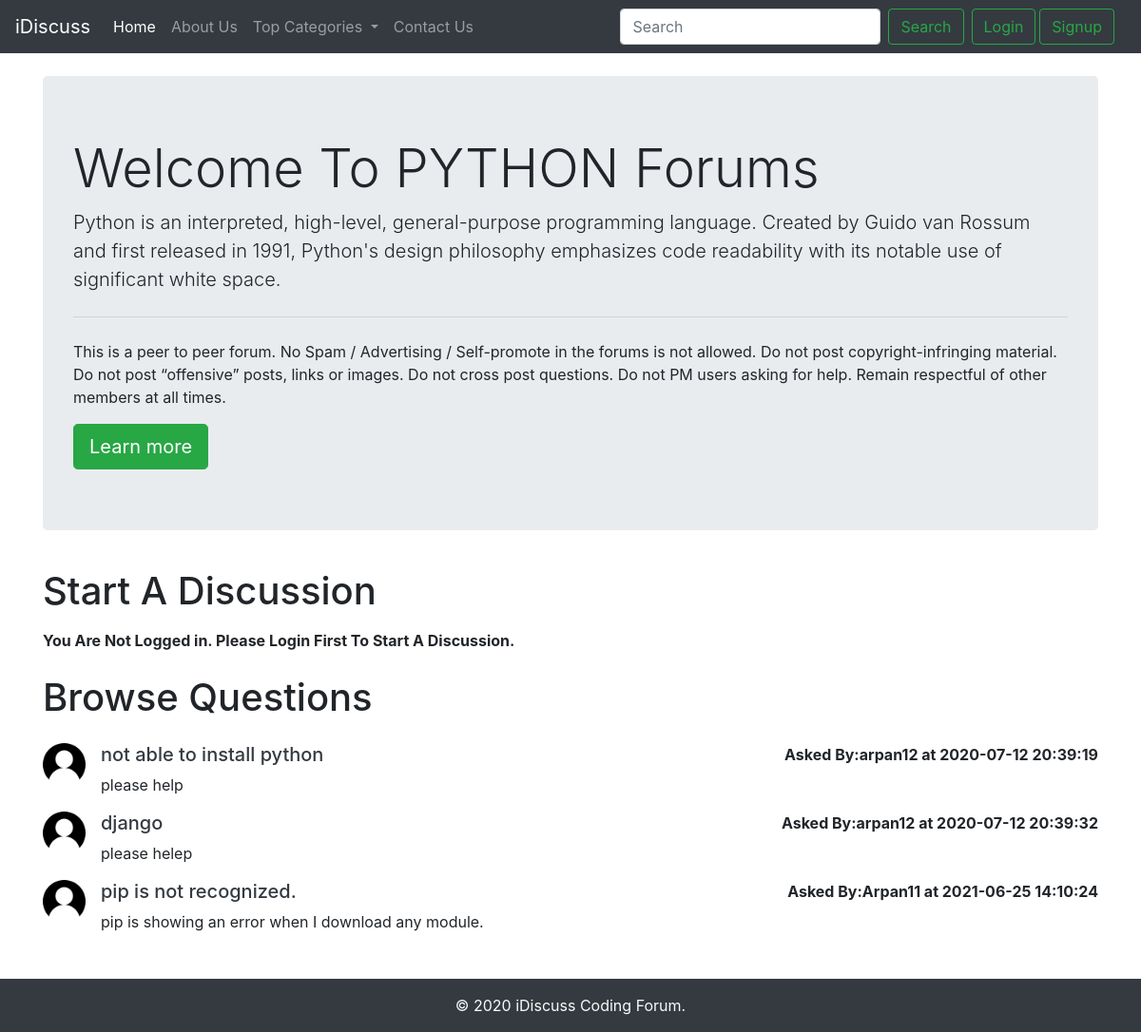
The app's page /threadlist.php?catid=1 with its own data.
### tables this page shows
CREATE TABLE `categories` (
  `category_id` int(8) NOT NULL,
  `category_name` varchar(255) NOT NULL,
  `category_description` varchar(255) NOT NULL,
  `created` datetime NOT NULL DEFAULT current_timestamp()
);

CREATE TABLE `threads` (
  `thread_id` int(7) NOT NULL,
  `thread_title` varchar(255) NOT NULL,
  `thread_desc` text NOT NULL,
  `thread_cat_id` int(7) NOT NULL,
  `thread_user_id` int(7) NOT NULL,
  `timestamp` datetime NOT NULL DEFAULT current_timestamp()
);

CREATE TABLE `users` (
  `sno` int(8) NOT NULL,
  `user_email` varchar(30) NOT NULL,
  `user_pass` varchar(255) NOT NULL,
  `timestamp` datetime NOT NULL DEFAULT current_timestamp()
);

### threadlist.php (the view, shortened to what this page needs)
<!doctype html>
<html lang="en">
<head>
    <link rel="stylesheet" href="https://stackpath.bootstrapcdn.com/bootstrap/4.5.0/css/bootstrap.min.css"
>
</head>
<body>
    <?php include 'partials/_dbconnect.php'; ?>
    <?php include 'partials/_header.php'; ?>
    <?php
    $id=$_GET['catid'];
    $sql = "SELECT * FROM `categories` WHERE category_id=$id";
    $result=mysqli_query($conn, $sql);
    while($row=mysqli_fetch_assoc($result)){
        $catname=$row['category_name'];
        $catdesc=$row['category_description'];
    }
    ?>
    <div class="container my-4">
        <div class="jumbotron">
            <h1 class="display-4">Welcome To <?php echo $catname; ?> Forums</h1>
            <p class="lead"><?php echo $catdesc; ?></p>
            <hr class="my-4">
            <p>This is a peer to peer forum. No Spam / Advertising / Self-promote
                in the forums is not allowed. Do not post copyright-infringing material. Do not post “offensive” posts,
                links or images. Do not cross post questions. Do not PM users asking for help. Remain respectful of
                other
                members at all times.</p>
            <a class="btn btn-success btn-lg" href="#" role="button">Learn more</a>
        </div>
    </div>
    <?php
    if(isset($_SESSION['loggedin']) && $_SESSION['loggedin']==true){
        echo '<div class="container">
                <h1 class="py-2">Start A Discussion</h1>
                <form action="' . $_SERVER["REQUEST_URI"] . '" method="post">
    <div class="form-group">
        <label for="title">Problem Title:</label>
        <input type="text" class="form-control" name="title" id="title" aria-describedby="title"
            placeholder="Please Ask Your problem">
    </div>
    <input type="hidden" name="sno" value="' . $_SESSION["sno"] . '">
    <div class="form-group">
        <label for="desc">Elaborate Your Problem:</label>
        <textarea class="form-control" name="desc" id="desc" rows="3"></textarea>
    </div>
    <button type="submit" class="btn btn-success">Submit</button>
    </form>
    </div>';
    }
    else{
    echo '<div class="container">
    <p class="lead">
    <h1 class="py-2">Start A Discussion</h1>
    <b>You Are Not Logged in. Please Login First To Start A Discussion.</b>
    </p>
</div>';
    }
    ?>
    <div class="container mb-5">
        <h1 class="py-2">Browse Questions</h1>
        <?php
        $id=$_GET['catid'];
        $sql = "SELECT * FROM `threads` WHERE thread_cat_id=$id";
        $result=mysqli_query($conn, $sql);
        while($row=mysqli_fetch_assoc($result)){
            $id=$row['thread_id'];
            $title=$row['thread_title'];
            $desc=$row['thread_desc'];
            $thread_time=$row['timestamp'];
            $thread_user_id=$row['thread_user_id'];
            $sql2="SELECT user_email FROM `users` WHERE sno='$thread_user_id'";
            $result2=mysqli_query($conn, $sql2);
            $row2=mysqli_fetch_assoc($result2);
        echo '<div class="media my-3">
            <img src="img/user.png" width="45px" class="mr-3" alt="...">
            <div class="media-body">'.
                '<h5 class="mt-0"><a class="text-dark" href="/forum/thread.php?threadid=' . $id . '">' . $title . '</a></h5> ' . $desc . ' </div> ' . '<p class="font-weight-bold my-0">Asked By:' . $row2['user_email'] . ' at ' . $thread_time . ' </p> ' . ' </div>';
        }
        ?>
    </div>
    <?php include 'partials/_footer.php'; ?>
</body>
</html>

### partials/_header.php (shortened to what this page needs)
<?php
echo '<nav class="navbar navbar-expand-lg navbar-dark bg-dark">
    <a class="navbar-brand" href="/forum">iDiscuss</a>
    <button class="navbar-toggler" type="button" data-toggle="collapse" data-target="#navbarSupportedContent"
        aria-controls="navbarSupportedContent" aria-expanded="false" aria-label="Toggle navigation">
        <span class="navbar-toggler-icon"></span>
    </button>
    <div class="collapse navbar-collapse" id="navbarSupportedContent">
        <ul class="navbar-nav mr-auto">
            <li class="nav-item active">
                <a class="nav-link" href="/forum">Home <span class="sr-only">(current)</span></a>
            </li>
            <li class="nav-item">
                <a class="nav-link" href="/forum/about.php">About Us</a>
            </li>
            <li class="nav-item dropdown">
                <a class="nav-link dropdown-toggle" href="#" id="navbarDropdown" role="button" data-toggle="dropdown"
                    aria-haspopup="true" aria-expanded="false">
                    Top Categories
                </a>
                <div class="dropdown-menu" aria-labelledby="navbarDropdown">';
                echo '</div>
            </li>
            <li class="nav-item">
                <a class="nav-link" href="/forum/contact.php">Contact Us</a>
            </li>
        </ul>
        <div class="row mx-2">';
        if(isset($_SESSION['loggedin']) && $_SESSION['loggedin']==true){
            echo ' <form class="form-inline my-2 my-lg-0 mr-2" method="get" action="search.php">
            <input class="form-control mr-sm-2" name="search" type="search" placeholder="Search" aria-label="Search">
            <button class="btn btn-outline-success my-2 my-sm-0" type="submit">Search</button>
            <p class="text-light my-0 mx-2">Welcome ' . $_SESSION['useremail'] . ' </p>
            <a role="button" href="/forum/partials/_logout.php" class="btn btn-outline-success mr-1 my-sm-0">LogOut</a>
            </form>';
        }
        else{ echo '<form class="form-inline my-2 my-lg-0 mr-2">
            <input class="form-control mr-sm-2" type="search" placeholder="Search" aria-label="Search">
            <button class="btn btn-outline-success my-2 my-sm-0" type="submit">Search</button>
        </form>
            <button class="btn btn-outline-success mr-1 my-sm-0" data-toggle="modal"
                data-target="#loginModal">Login</button>
            <button class="btn btn-outline-success mr-1 my-sm-0" data-toggle="modal"
                data-target="#signupModal">Signup</button>';
            }
       echo '</div>
    </div>
</nav>';
?>

### partials/_footer.php
<div class="container-fluid bg-dark my-0 py-3 text-light">
    <p class="text-center mb-0">© 2020 iDiscuss Coding Forum.</p>
</div>

### records on screen
categories: category_name "PYTHON", category_description "Python is an interpreted, high-level, general-purpose programming language. Created by Guido van Rossum and first released in 1991, Python's design philosophy emphasizes code readability with its notable use of significant white space."
threads: thread_title "not able to install python", thread_desc "please help", users.user_email "arpan12", timestamp "2020-07-12 20:39:19"
threads: thread_title "django", thread_desc "please helep", users.user_email "arpan12", timestamp "2020-07-12 20:39:32"
threads: thread_title "pip is not recognized.", thread_desc "pip is showing an error when I download any module.", users.user_email "Arpan11", timestamp "2021-06-25 14:10:24"
